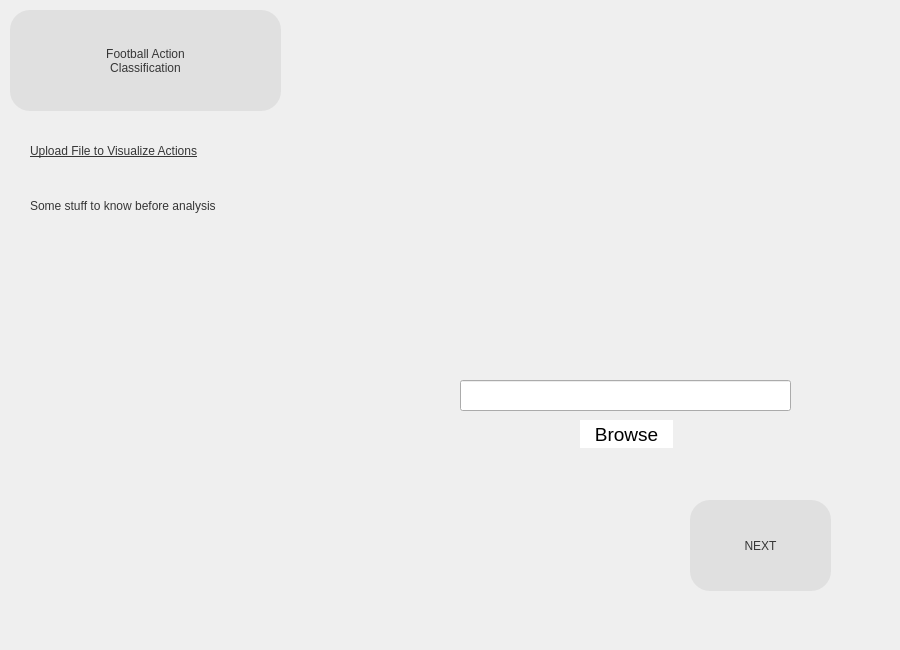
<?xml version="1.0" encoding="UTF-8"?>
<ui version="4.0">
 <class>Dialog</class>
 <widget class="QDialog" name="Dialog">
  <property name="geometry">
   <rect>
    <x>0</x>
    <y>0</y>
    <width>900</width>
    <height>650</height>
   </rect>
  </property>
  <property name="windowTitle">
   <string>Dialog</string>
  </property>
  <widget class="QWidget" name="backgroundwidget" native="true">
   <property name="geometry">
    <rect>
     <x>0</x>
     <y>0</y>
     <width>901</width>
     <height>651</height>
    </rect>
   </property>
   <property name="styleSheet">
    <string notr="true">QWidget#widget{ 
background-color: rgb(255, 255, 255);}</string>
   </property>
   <widget class="QLabel" name="backgroundPhoto">
    <property name="geometry">
     <rect>
      <x>0</x>
      <y>-30</y>
      <width>900</width>
      <height>700</height>
     </rect>
    </property>
    <property name="styleSheet">
     <string notr="true"/>
    </property>
    <property name="text">
     <string/>
    </property>
    <property name="pixmap">
     <pixmap>../Media/Des2.png</pixmap>
    </property>
    <property name="scaledContents">
     <bool>true</bool>
    </property>
   </widget>
   <widget class="QPushButton" name="FACButton">
    <property name="geometry">
     <rect>
      <x>10</x>
      <y>10</y>
      <width>271</width>
      <height>101</height>
     </rect>
    </property>
    <property name="cursor">
     <cursorShape>PointingHandCursor</cursorShape>
    </property>
    <property name="styleSheet">
     <string notr="true">QPushButton {
	border-radius: 20px;
	background-color: rgb(224, 224, 224);
	font: 70 22pt &quot;Century Gothic&quot;; color: rgb(54, 54, 54)
}

QPushButton:hover{
	background-color: rgb(73, 96, 96);
}
QPushButton:pressed{
	background-color: rgb(54, 54, 54);
}</string>
    </property>
    <property name="text">
     <string>Football Action
Classification</string>
    </property>
   </widget>
   <widget class="QLabel" name="howItWorksText">
    <property name="geometry">
     <rect>
      <x>30</x>
      <y>180</y>
      <width>371</width>
      <height>51</height>
     </rect>
    </property>
    <property name="styleSheet">
     <string notr="true">font: 70 12pt &quot;Century Gothic&quot;; color: rgb(54, 54, 54)</string>
    </property>
    <property name="text">
     <string>Some stuff to know before analysis</string>
    </property>
   </widget>
   <widget class="QLabel" name="howItWorksHeadText">
    <property name="geometry">
     <rect>
      <x>30</x>
      <y>130</y>
      <width>431</width>
      <height>41</height>
     </rect>
    </property>
    <property name="styleSheet">
     <string notr="true">font: 70 18pt &quot;Century Gothic&quot;; color: rgb(54, 54, 54);
text-decoration: underline;</string>
    </property>
    <property name="text">
     <string>Upload File to Visualize Actions</string>
    </property>
   </widget>
   <widget class="QPushButton" name="nextButton">
    <property name="geometry">
     <rect>
      <x>690</x>
      <y>500</y>
      <width>141</width>
      <height>91</height>
     </rect>
    </property>
    <property name="styleSheet">
     <string notr="true">QPushButton {
	border-radius: 20px;
	background-color: rgb(224, 224, 224);
	font: 70 13pt &quot;Century Gothic&quot;; color: rgb(54, 54, 54)
}

QPushButton:hover{
	background-color: rgb(73, 96, 96);
}
QPushButton:pressed{
	background-color: rgb(54, 54, 54);
}</string>
    </property>
    <property name="text">
     <string>NEXT</string>
    </property>
   </widget>
   <widget class="QLineEdit" name="lineEdit">
    <property name="geometry">
     <rect>
      <x>460</x>
      <y>380</y>
      <width>331</width>
      <height>31</height>
     </rect>
    </property>
   </widget>
   <widget class="QPushButton" name="browseButton">
    <property name="geometry">
     <rect>
      <x>580</x>
      <y>420</y>
      <width>93</width>
      <height>28</height>
     </rect>
    </property>
    <property name="styleSheet">
     <string notr="true">QPushButton {
	border-radius: 15px;

	background-color: rgb(255, 255, 255);

	font: 75 14pt; color: rgb(0, 0, 0);
}

QPushButton:hover{
	background-color: rgb(85, 170, 255);
}
QPushButton:pressed{
	background-color: rgb(91, 96, 230);
}</string>
    </property>
    <property name="text">
     <string>Browse</string>
    </property>
   </widget>
  </widget>
 </widget>
 <resources>
  <include location="background.qrc"/>
 </resources>
 <connections/>
</ui>
